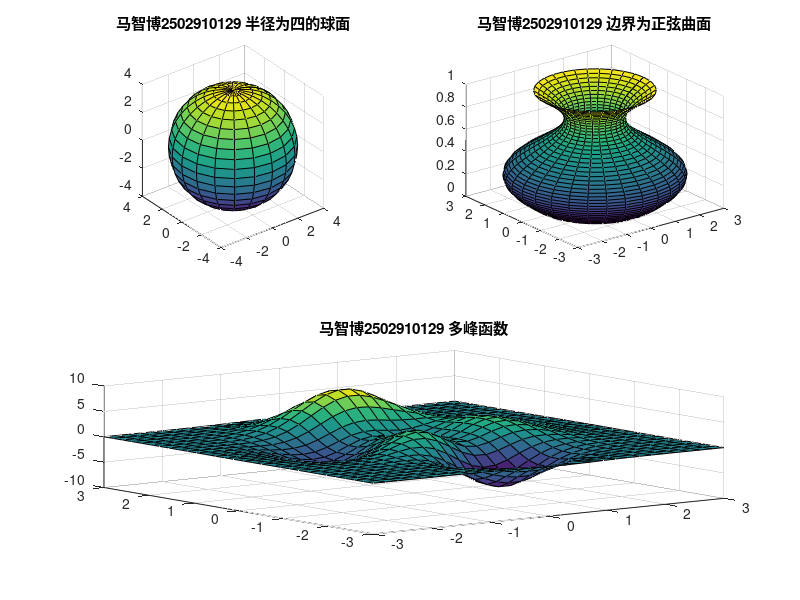

Reproduce this figure in MATLAB.
[x,y,z]=sphere;
subplot(2,2,1)
surf(4*x,4*y,4*z)
axis equal
title('马智博2502910129 半径为四的球面')
t=0:pi/20:2*pi;
[x,y,z]=cylinder(2+sin(t),30);
subplot(2,2,2)
surf(x,y,z)
title('马智博2502910129 边界为正弦曲面')
[x,y,z]=peaks(30);
subplot(2,1,2)
surf(x,y,z)
title('马智博2502910129 多峰函数')
